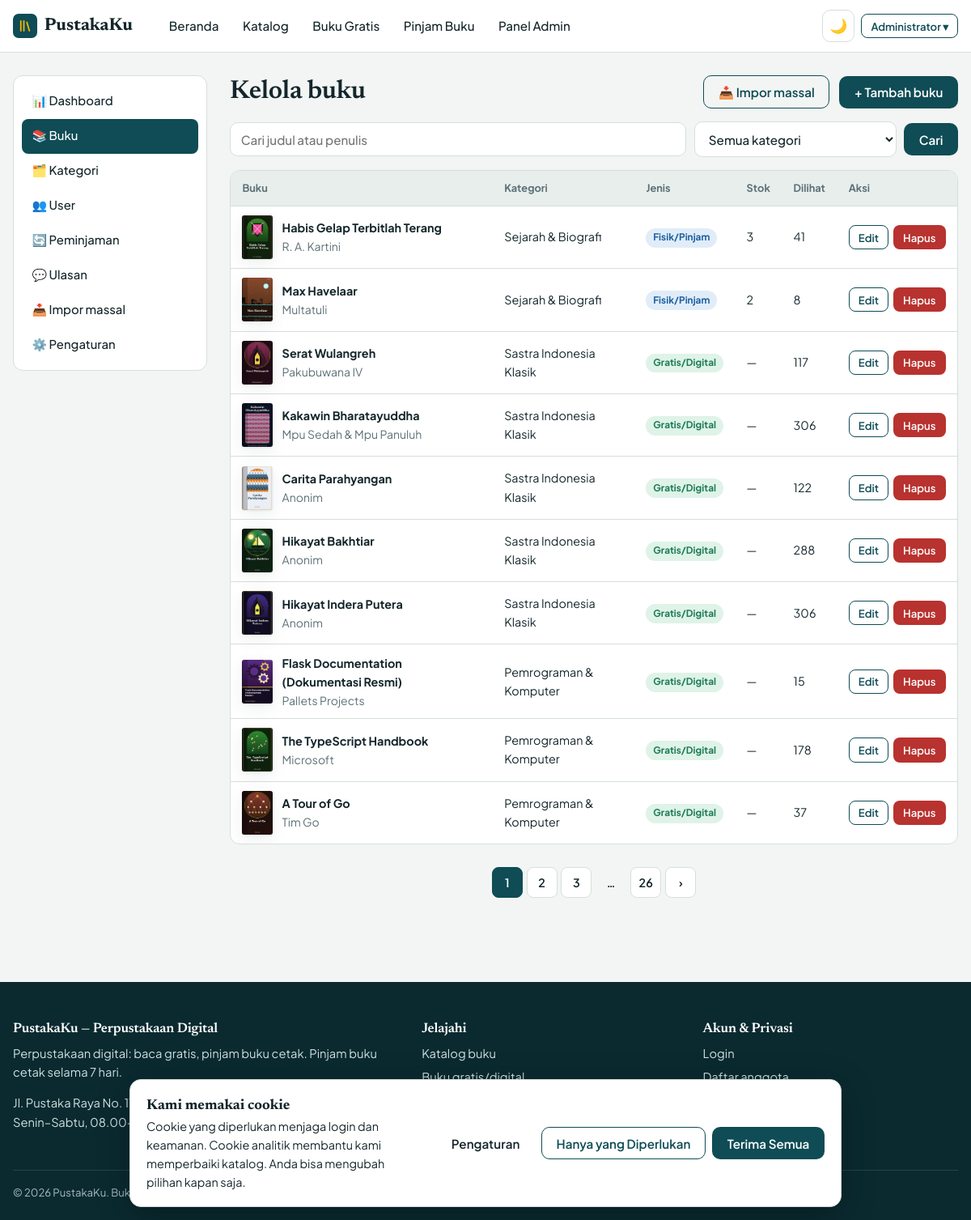
Page /admin/books (signed in) on the committed database.
### models.py (models this page shows, shortened)
class User(UserMixin, db.Model):
    id = db.Column(db.Integer, primary_key=True)
    name = db.Column(db.String(100), nullable=False)
    username = db.Column(db.String(40), unique=True, nullable=False, index=True)
    email = db.Column(db.String(120), unique=True, nullable=False, index=True)
    password_hash = db.Column(db.String(255), nullable=False)
    role = db.Column(db.String(10), nullable=False, default="user")  # "user" | "admin"
    active = db.Column(db.Boolean, nullable=False, default=True)     # False = diblokir
    created_at = db.Column(db.DateTime, default=datetime.now)
    loans = db.relationship("Loan", backref="user", cascade="all, delete-orphan", lazy="dynamic")
    reviews = db.relationship("Review", backref="user", cascade="all, delete-orphan", lazy="dynamic")
    favorites = db.relationship("Favorite", backref="user", cascade="all, delete-orphan", lazy="dynamic")
    @property
    def is_admin(self):
        return self.role == "admin"
    @property
    def is_active(self):  # dipakai Flask-Login; akun diblokir tidak bisa login
        return self.active

class Book(db.Model):
    id = db.Column(db.Integer, primary_key=True)
    title = db.Column(db.String(200), nullable=False, index=True)
    author = db.Column(db.String(150), nullable=False, index=True)
    description = db.Column(db.Text, default="")
    year = db.Column(db.Integer)
    publisher = db.Column(db.String(150), default="")
    language = db.Column(db.String(30), default="Indonesia")
    category_id = db.Column(db.Integer, db.ForeignKey("category.id"))
    stock = db.Column(db.Integer, nullable=False, default=0)           # hanya untuk buku fisik
    book_type = db.Column(db.String(10), nullable=False, default="digital")  # "digital" | "physical"
    cover_file = db.Column(db.String(120))     # file cover hasil upload
    cover_url = db.Column(db.String(500))      # atau URL cover eksternal
    cover_fallback = db.Column(db.String(200)) # gambar sampul lokal (static/...) bila sampul utama gagal dimuat
    pdf_file = db.Column(db.String(120))       # file PDF hasil upload
    read_url = db.Column(db.String(500))       # tautan baca online (sumber legal)
    download_url = db.Column(db.String(500))   # tautan unduh (sumber legal)
    source = db.Column(db.String(200), default="")  # sumber & lisensi
    views = db.Column(db.Integer, nullable=False, default=0)
    created_at = db.Column(db.DateTime, default=datetime.now, index=True)
    loans = db.relationship("Loan", backref="book", cascade="all, delete-orphan", lazy="dynamic")
    reviews = db.relationship("Review", backref="book", cascade="all, delete-orphan", lazy="dynamic")
    favorites = db.relationship("Favorite", backref="book", cascade="all, delete-orphan", lazy="dynamic")
    @property
    def is_digital(self):
        return self.book_type == "digital"
    @property
    def type_label(self):
        return "Gratis/Digital" if self.is_digital else "Fisik/Pinjam"
    @property
    def cover_backup(self):
        return url_for("static", filename=self.cover_fallback) if self.cover_fallback else None
    @property
    def cover_src(self):
        if self.cover_file:
            return url_for("static", filename="uploads/covers/" + self.cover_file)
        return self.cover_backup or self.cover_url

class Category(db.Model):
    id = db.Column(db.Integer, primary_key=True)
    name = db.Column(db.String(80), unique=True, nullable=False)
    description = db.Column(db.String(255), default="")
    icon = db.Column(db.String(8), default="📚")
    books = db.relationship("Book", backref="category", lazy="dynamic")

### routes/admin.py (the view)
@admin_bp.route("/books")
def books():
    q = request.args.get("q", "").strip()
    cat = request.args.get("category", type=int)
    page = request.args.get("page", 1, type=int)
    query = Book.query
    if q:
        query = query.filter(or_(Book.title.ilike(like(q), escape="\\"), Book.author.ilike(like(q), escape="\\")))
    if cat:
        query = query.filter(Book.category_id == cat)
    pag = query.order_by(Book.id.desc()).paginate(page=page, per_page=per_page(), error_out=False)
    return render_template("admin/books.html", pag=pag, categories=Category.query.order_by(Category.name).all())

### models.py (called while the page is built)
@login_manager.user_loader
def load_user(user_id):
    return db.session.get(User, int(user_id))

### routes/admin.py (called while the page is built)
@admin_bp.before_request
@admin_required
def guard():
    return None

def per_page():
    return current_app.config["ADMIN_PER_PAGE"]

### utils.py (called while the page is built, shortened)
def admin_required(view):
    @wraps(view)
    def wrapper(*args, **kwargs):
        if not current_user.is_authenticated:
            return current_app.login_manager.unauthorized()
        if not current_user.is_admin:
            abort(403)
        return view(*args, **kwargs)
    return wrapper

def parse_consent(raw):
    if not raw or len(raw) > 40:
        return None

def all_settings():
    from flask import g
    if "site_settings" not in g:
        from models import Setting
        data = dict(DEFAULT_SETTINGS)
        try:
            data.update({s.key: (s.value or "") for s in Setting.query.all()})
        except Exception:  # tabel belum dibuat
            pass
        g.site_settings = data
    return g.site_settings

### templates/admin/books.html (shortened to what this page needs)
{% extends "admin/base.html" %}
{% from "_macros.html" import csrf, pagination %}
{% block admin_content %}
<div class="row row-between" style="margin-bottom:1rem"><h1 style="font-size:2rem; margin:0">Kelola buku</h1><div class="row"><a class="btn btn-outline" href="{{ url_for('admin.books_import') }}">📥 Impor massal</a><a class="btn" href="{{ url_for('admin.book_form') }}">+ Tambah buku</a></div></div>
<form class="toolbar" method="get">
  <input class="input grow" type="search" name="q" value="{{ request.args.get('q', '') }}" placeholder="Cari judul atau penulis" aria-label="Cari">
  <select class="input" name="category" aria-label="Kategori"><option value="">Semua kategori</option></select>
  <button class="btn" type="submit">Cari</button>
</form>
<div class="table-wrap"><table class="table"><thead><tr><th>Buku</th><th>Kategori</th><th>Jenis</th><th>Stok</th><th>Dilihat</th><th>Aksi</th></tr></thead><tbody>
{% for b in pag.items %}
<tr>
  <td><div class="cell-book"><div class="cover thumb">{% if b.cover_src %}<img src="{{ b.cover_src }}" alt="">{% else %}{% set hue = (b.id * 47) % 360 %}<div class="cover-fallback" style="background: hsl({{ hue }} 42% 30%)"><div class="t">{{ b.title }}</div></div>{% endif %}</div><div><b>{{ b.title }}</b><div class="muted small">{{ b.author }}</div></div></div></td>
  <td>{{ b.category.name if b.category else '-' }}</td>
  <td><span class="badge badge-{{ b.book_type }}">{{ b.type_label }}</span></td>
  <td>{{ b.stock if not b.is_digital else '—' }}</td><td>{{ b.views }}</td>
  <td><div class="actions-cell"><a class="btn btn-outline btn-sm" href="{{ url_for('admin.book_form', book_id=b.id) }}">Edit</a>
    <form method="post" action="{{ url_for('admin.book_delete', book_id=b.id) }}" data-confirm="Hapus buku “{{ b.title }}” beserta ulasannya?">{{ csrf() }}<button class="btn btn-danger btn-sm" type="submit">Hapus</button></form></div></td>
</tr>
{% else %}<tr><td colspan="6" class="empty">Tidak ada buku.</td></tr>{% endfor %}
</tbody></table></div>
{{ pagination(pag) }}
{% endblock %}

### templates/base.html (shortened to what this page needs)
{% from "_macros.html" import csrf %}
<!DOCTYPE html>
<html lang="id" data-theme="light">
<head>
  <link rel="stylesheet" href="{{ url_for('static', filename='css/style.css') }}">
</head>
<body>
<header class="navbar">
  <div class="container nav-inner">
    <a class="brand" href="{{ url_for('main.index') }}">
      <span class="brand-mark" aria-hidden="true"><svg viewBox="0 0 24 24" fill="none" stroke="#f2b705" stroke-width="2.4" stroke-linecap="round"><path d="M5 4v16M10 4v16M15 6l4 14"/></svg></span>{{ app_name }}
    </a>
    <nav class="nav-links" id="nav-links" aria-label="Navigasi utama">
      <a href="{{ url_for('main.index') }}" class="{{ 'active' if request.endpoint == 'main.index' }}">Beranda</a>
      <a href="{{ url_for('main.books') }}" class="{{ 'active' if request.endpoint == 'main.books' }}">Katalog</a>
      <a href="{{ url_for('main.books', type='digital') }}">Buku Gratis</a>
      <a href="{{ url_for('main.books', type='physical') }}">Pinjam Buku</a>
      {% if current_user.is_authenticated and current_user.is_admin %}<a href="{{ url_for('admin.dashboard') }}">Panel Admin</a>{% endif %}
    </nav>
    <div class="nav-actions">
      <button class="icon-btn" id="theme-toggle" type="button" aria-label="Ganti tema">🌙</button>
      {% if current_user.is_authenticated %}
        <div class="dropdown">
          <button class="btn btn-outline btn-sm" type="button" data-dropdown aria-haspopup="true">{{ current_user.name.split()[0] }} ▾</button>
        </div>
      {% else %}
        <a class="btn btn-ghost btn-sm" href="{{ url_for('auth.login') }}">Login</a>
        {% if site.allow_register == '1' %}<a class="btn btn-sm" href="{{ url_for('auth.register') }}">Register</a>{% endif %}
      {% endif %}
    </div>
  </div>
</header>
<main>{% block content %}{% endblock %}</main>
<footer class="footer">
  <div class="container">
    <div class="footer-grid">
      <div>
        <h4>{{ app_name }} — Perpustakaan Digital</h4>
        <p>{{ site.tagline }} Pinjam buku cetak selama {{ site.loan_days }} hari.</p>
        <p>{{ site.address }}{% if site.contact_email %} · {{ site.contact_email }}{% endif %}<br>{{ site.open_hours }}</p>
      </div>
      <div><h4>Jelajahi</h4><ul>
        <li><a href="{{ url_for('main.books') }}">Katalog buku</a></li>
        <li><a href="{{ url_for('main.books', type='digital') }}">Buku gratis/digital</a></li>
        <li><a href="{{ url_for('main.books', sort='populer') }}">Terpopuler</a></li></ul></div>
      <div><h4>Akun &amp; Privasi</h4><ul>
        <li><a href="{{ url_for('auth.login') }}">Login</a></li>
        {% if site.allow_register == '1' %}<li><a href="{{ url_for('auth.register') }}">Daftar anggota</a></li>{% endif %}
        <li><button type="button" class="link" data-open-cookie>Pengaturan Cookie</button></li></ul></div>
    </div>
    <div class="footer-bottom">© {{ now.year }} {{ app_name }}. Buku digital bersumber dari domain publik dan lisensi terbuka.</div>
  </div>
</footer>
{% include "_cookie_banner.html" %}
</body>
</html>

### rows in the picture
User: name "Administrator"
Book: cover_src (picture), title "Habis Gelap Terbitlah Terang", author "R. A. Kartini", category "Sejarah & Biografi", type_label "Fisik/Pinjam", book_type+stock "3", views "41"
Book: cover_src (picture), title "Max Havelaar", author "Multatuli", category "Sejarah & Biografi", type_label "Fisik/Pinjam", book_type+stock "2", views "8"
Book: cover_src (picture), title "Serat Wulangreh", author "Pakubuwana IV", category "Sastra Indonesia Klasik", type_label "Gratis/Digital", book_type "—", views "117"
Book: cover_src (picture), title "Kakawin Bharatayuddha", author "Mpu Sedah & Mpu Panuluh", category "Sastra Indonesia Klasik", type_label "Gratis/Digital", book_type "—", views "306"
Book: cover_src (picture), title "Carita Parahyangan", author "Anonim", category "Sastra Indonesia Klasik", type_label "Gratis/Digital", book_type "—", views "122"
Book: cover_src (picture), title "Hikayat Bakhtiar", author "Anonim", category "Sastra Indonesia Klasik", type_label "Gratis/Digital", book_type "—", views "288"
Book: cover_src (picture), title "Hikayat Indera Putera", author "Anonim", category "Sastra Indonesia Klasik", type_label "Gratis/Digital", book_type "—", views "306"
Book: cover_src (picture), title "Flask Documentation (Dokumentasi Resmi)", author "Pallets Projects", category "Pemrograman & Komputer", type_label "Gratis/Digital", book_type "—", views "15"
Book: cover_src (picture), title "The TypeScript Handbook", author "Microsoft", category "Pemrograman & Komputer", type_label "Gratis/Digital", book_type "—", views "178"
Book: cover_src (picture), title "A Tour of Go", author "Tim Go", category "Pemrograman & Komputer", type_label "Gratis/Digital", book_type "—", views "37"

### other values in the picture
{{ app_name }} "PustakaKu"
{{ p }} "1"
{{ p }} "2" "3" "26"
{{ site.tagline }} "Perpustakaan digital: baca gratis, pinjam buku cetak."
{{ site.loan_days }} "7"
{{ site.address }} "Jl. Pustaka Raya No. 17, Jakarta"
{{ site.open_hours }} "Senin–Sabtu, 08.00–17.00 WIB"
